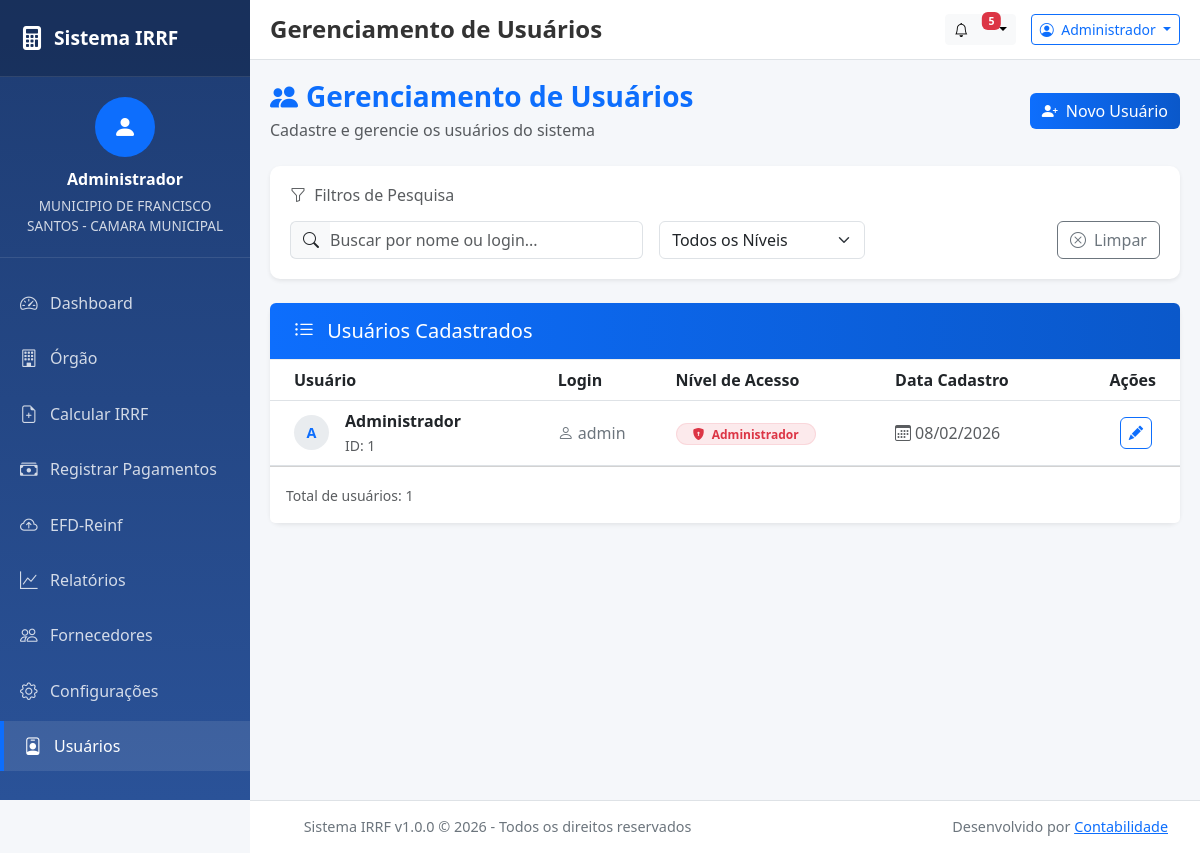
The app's page /public/usuarios.php (signed in) with its own data.
### tables this page shows
CREATE TABLE `usuarios` (
  `id` int(11) NOT NULL,
  `id_orgao` int(11) NOT NULL,
  `nome` varchar(100) NOT NULL,
  `login` varchar(50) NOT NULL,
  `senha_hash` varchar(255) NOT NULL,
  `nivel_acesso` enum('admin','operador') DEFAULT 'operador',
  `created_at` timestamp NOT NULL DEFAULT current_timestamp(),
  `updated_at` timestamp NULL DEFAULT current_timestamp() ON UPDATE current_timestamp()
);

### public/usuarios.php (called while the page is built)
<?php
require_once __DIR__ . '/../app/Views/usuarios.php';
?>

### app/Models/Usuario.php (called while the page is built, shortened)
<?php
require_once __DIR__ . '/../Core/Database.php';
class Usuario {
    private $db;
    private $table = 'usuarios';
    public function __construct() {
        $this->db = Database::getInstance()->getConnection();
    }
    public function listarPorOrgao($idOrgao) {
        $sql = "SELECT id, nome, login, nivel_acesso, created_at
                FROM {$this->table}
                WHERE id_orgao = :id_orgao
                ORDER BY nome";
        $stmt = $this->db->prepare($sql);
        $stmt->bindParam(':id_orgao', $idOrgao, PDO::PARAM_INT);
        $stmt->execute();
        return $stmt->fetchAll();
    }
}
?>

### app/Core/Database.php (called while the page is built, shortened)
<?php
class Database {
    private static $instance = null;
    private $conn;
    private function __construct() {
        try {
            $dsn = "mysql:host=" . DB_HOST . ";dbname=" . DB_NAME . ";charset=utf8mb4";
            $options = [
                PDO::ATTR_ERRMODE => PDO::ERRMODE_EXCEPTION,
                PDO::ATTR_DEFAULT_FETCH_MODE => PDO::FETCH_ASSOC,
                PDO::ATTR_EMULATE_PREPARES => false,
                PDO::ATTR_PERSISTENT => false,
                PDO::MYSQL_ATTR_INIT_COMMAND => "SET NAMES utf8mb4 COLLATE utf8mb4_unicode_ci"
            ];
            $this->conn = new PDO($dsn, DB_USER, DB_PASS, $options);
        } catch (PDOException $e) {
            if (DEBUG_MODE) {
                die("Erro na conexão com o banco de dados: " . $e->getMessage());
            } else {
                error_log("Erro de conexão: " . $e->getMessage());
                die("Erro interno do sistema. Contate o administrador.");
            }
        }
    }
    public static function getInstance() {
        if (self::$instance === null) {
            self::$instance = new Database();
        }
        return self::$instance;
    }
    public function getConnection() {
        return $this->conn;
    }
}

### app/Core/Session.php (called while the page is built, shortened)
<?php
class Session {
    public static function get($key, $default = null) {
        return $_SESSION[$key] ?? $default;
    }
    public static function getUser() {
        return self::get('usuario');
    }
    public static function getIdOrgao() {
        $usuario = self::getUser();
        return $usuario['id_orgao'] ?? null;
    }
}
?>

### app/Views/usuarios.php (the view, shortened to what this page needs)
<?php
require_once __DIR__ . '/../Core/Database.php';
require_once __DIR__ . '/../Models/Usuario.php';
require_once __DIR__ . '/../Core/Session.php';
$usuarioLogado = Session::getUser();
$titulo = "Gerenciamento de Usuários";
$pagina_atual = "usuarios";
$idOrgao = Session::getIdOrgao() ?? $usuarioLogado['id_orgao'] ?? null;
$usuarioModel = new Usuario();
$listaUsuarios = $usuarioModel->listarPorOrgao($idOrgao);
require_once __DIR__ . '/layout/header.php';
?>
<div class="main-container">
    <div class="d-flex justify-content-between align-items-center mb-4">
        <div>
            <h1 class="h3 mb-1" style="color: var(--primary-color); font-weight: 700;">
                <i class="bi bi-people-fill me-2"></i>Gerenciamento de Usuários
            </h1>
            <p class="text-muted mb-0">Cadastre e gerencie os usuários do sistema</p>
        </div>
        <button class="btn btn-custom-primary" onclick="abrirModalNovo()">
            <i class="bi bi-person-plus-fill me-2"></i>Novo Usuário
        </button>
    </div>
    <div class="card mb-4 border-0 shadow-sm">
        <div class="card-body">
            <h6 class="card-title text-muted mb-3"><i class="bi bi-funnel me-1"></i> Filtros de Pesquisa</h6>
            <div class="row g-3">
                <div class="col-md-5">
                    <div class="input-group">
                        <span class="input-group-text bg-light border-end-0"><i class="bi bi-search"></i></span>
                        <input type="text" class="form-control border-start-0 ps-0" id="buscaTexto" placeholder="Buscar por nome ou login...">
                    </div>
                </div>
                <div class="col-md-3">
                    <select class="form-select" id="filtroNivel">
                        <option value="">Todos os Níveis</option>
                    </select>
                </div>
                <div class="col-md-4 text-end">
                    <button class="btn btn-outline-secondary" onclick="limparFiltros()">
                        <i class="bi bi-x-circle me-1"></i> Limpar
                    </button>
                </div>
            </div>
        </div>
    </div>
    <div class="card border-0 shadow-sm">
        <div class="card-header card-header-custom rounded-top">
            <h5 class="mb-0"><i class="bi bi-list-ul me-2"></i> Usuários Cadastrados</h5>
        </div>
        <div class="card-body p-0">
            <div class="table-responsive">
                <table class="table table-hover align-middle mb-0" id="tabelaUsuarios">
                    <thead class="bg-light">
                        <tr>
                            <th class="ps-4">Usuário</th>
                            <th>Login</th>
                            <th>Nível de Acesso</th>
                            <th>Data Cadastro</th>
                            <th class="text-end pe-4">Ações</th>
                        </tr>
                    </thead>
                    <tbody>
                        <?php if (empty($listaUsuarios)): ?>
                            <tr>
                                <td colspan="5" class="text-center py-5 text-muted">
                                    <i class="bi bi-people display-4 d-block mb-3"></i>
                                    Nenhum usuário encontrado.
                                </td>
                            </tr>
                        <?php else: ?>
                            <?php foreach ($listaUsuarios as $user): ?>
                                <tr class="user-row" data-nome="<?php echo strtolower($user['nome']); ?>" data-login="<?php echo strtolower($user['login']); ?>" data-nivel="<?php echo $user['nivel_acesso']; ?>">
                                    <td class="ps-4">
                                        <div class="d-flex align-items-center">
                                            <div class="avatar-initials me-3">
                                                <?php echo strtoupper(substr($user['nome'], 0, 1)); ?>
                                            </div>
                                            <div>
                                                <div class="fw-bold text-dark"><?php echo htmlspecialchars($user['nome']); ?></div>
                                                <small class="text-muted">ID: <?php echo $user['id']; ?></small>
                                            </div>
                                        </div>
                                    </td>
                                    <td>
                                        <span class="text-secondary"><i class="bi bi-person me-1"></i><?php echo htmlspecialchars($user['login']); ?></span>
                                    </td>
                                    <td>
                                        <?php if ($user['nivel_acesso'] === 'admin'): ?>
                                            <span class="badge bg-danger bg-opacity-10 text-danger border border-danger border-opacity-10 rounded-pill px-3">
                                                <i class="bi bi-shield-lock-fill me-1"></i> Administrador
                                            </span>
                                        <?php else: ?>
                                            <span class="badge bg-info bg-opacity-10 text-info border border-info border-opacity-10 rounded-pill px-3">
                                                <i class="bi bi-person-badge me-1"></i> Operador
                                            </span>
                                        <?php endif; ?>
                                    </td>
                                    <td>
                                        <span class="text-muted"><i class="bi bi-calendar3 me-1"></i><?php echo date('d/m/Y', strtotime($user['created_at'])); ?></span>
                                    </td>
                                    <td class="text-end pe-4">
                                        <button class="btn btn-outline-primary action-btn me-1" onclick='editarUsuario(<?php echo json_encode($user); ?>)' title="Editar">
                                            <i class="bi bi-pencil-fill" style="font-size: 0.9rem;"></i>
                                        </button>
                                    </td>
                                </tr>
                            <?php endforeach; ?>
                        <?php endif; ?>
                    </tbody>
                </table>
            </div>
        </div>
        <div class="card-footer bg-white py-3">
            <small class="text-muted">Total de usuários: <span id="totalUsuarios"><?php echo count($listaUsuarios); ?></span></small>
        </div>
    </div>
</div>
<?php require_once __DIR__ . '/layout/footer.php'; ?>

### app/Views/layout/header.php (shortened to what this page needs)
<?php
$usuario = $_SESSION['usuario'] ?? null;
?>
<!DOCTYPE html>
<html lang="pt-br">
<head>
    <link href="https://cdn.jsdelivr.net/npm/bootstrap@5.3.0/dist/css/bootstrap.min.css" rel="stylesheet">
    <link rel="stylesheet" href="https://cdn.jsdelivr.net/npm/bootstrap-icons@1.10.0/font/bootstrap-icons.css">
</head>
<body>
    <div class="sidebar" id="sidebar">
        <div class="sidebar-header">
            <a href="/sistema_irrf/public/index.php" class="sidebar-logo">
                <i class="bi bi-calculator-fill"></i>
                <span>Sistema IRRF</span>
            </a>
        </div>
        <div class="sidebar-user">
            <div class="user-avatar">
                <i class="bi bi-person-fill"></i>
            </div>
            <div class="user-name"><?php echo htmlspecialchars($usuario['nome'] ?? 'Usuário'); ?></div>
            <div class="user-orgao"><?php echo htmlspecialchars($usuario['orgao_nome'] ?? 'Órgão'); ?></div>
        </div>
        <div class="sidebar-menu">
            <nav class="nav flex-column">
                <div class="nav-item">
                    <a class="nav-link <?php echo ($pagina_atual == 'dashboard') ? 'active' : ''; ?>"
                        href="/sistema_irrf/public/index.php">
                        <i class="bi bi-speedometer2"></i>
                        <span>Dashboard</span>
                    </a>
                </div>
                <div class="nav-item">
                    <a class="nav-link <?php echo ($pagina_atual == 'orgao') ? 'active' : ''; ?>"
                        href="/sistema_irrf/public/orgao.php">
                        <i class="bi bi-building"></i>
                        <span>Órgão</span>
                    </a>
                </div>
                <div class="nav-item">
                    <a class="nav-link <?php echo ($pagina_atual == 'gerar-nota') ? 'active' : ''; ?>"
                        href="/sistema_irrf/public/gerar-nota">
                        <i class="bi bi-file-earmark-plus"></i>
                        <span>Calcular IRRF</span>
                    </a>
                </div>
                <div class="nav-item">
                    <a class="nav-link <?php echo ($pagina_atual == 'pagar-nota') ? 'active' : ''; ?>"
                        href="/sistema_irrf/public/pagar-nota">
                        <i class="bi bi-cash-stack"></i>
                        <span>Registrar Pagamentos</span>
                    </a>
                </div>
                <div class="nav-item">
                    <a class="nav-link <?php echo ($pagina_atual == 'reinf') ? 'active' : ''; ?>"
                        href="/sistema_irrf/public/reinf">
                        <i class="bi bi-cloud-arrow-up"></i>
                        <span>EFD-Reinf</span>
                    </a>
                </div>
                <div class="nav-item">
                    <a class="nav-link <?php echo ($pagina_atual == 'relatorios') ? 'active' : ''; ?>"
                        href="/sistema_irrf/public/relatorios.php">
                        <i class="bi bi-graph-up"></i>
                        <span>Relatórios</span>
                    </a>
                </div>
                <div class="nav-item">
                    <a class="nav-link <?php echo ($pagina_atual == 'fornecedores') ? 'active' : ''; ?>"
                        href="/sistema_irrf/public/fornecedores.php">
                        <i class="bi bi-people"></i>
                        <span>Fornecedores</span>
                    </a>
                </div>
                <?php if (($usuario['nivel_acesso'] ?? '') === 'admin'): ?>
                    <div class="nav-item">
                        <a class="nav-link <?php echo ($pagina_atual == 'configuracoes') ? 'active' : ''; ?>"
                            href="/sistema_irrf/public/configuracoes.php">
                            <i class="bi bi-gear"></i>
                            <span>Configurações</span>
                        </a>
                    </div>
                    <div class="nav-item">
                        <a class="nav-link <?php echo ($pagina_atual == 'usuarios') ? 'active' : ''; ?>"
                            href="/sistema_irrf/public/usuarios.php">
                            <i class="bi bi-person-badge"></i>
                            <span>Usuários</span>
                        </a>
                    </div>
                <?php endif; ?>
            </nav>
        </div>
    </div>
    <div class="main-content" id="mainContent">
        <header class="top-header">
            <div class="page-title">
                <h1><?php echo $titulo ?? 'Dashboard'; ?></h1>
            </div>
            <div class="header-actions">
                <div class="dropdown">
                    <button class="btn btn-light btn-sm dropdown-toggle" type="button" data-bs-toggle="dropdown">
                        <i class="bi bi-bell"></i>
                        <span class="badge bg-danger notification-badge">5</span>
                    </button>
                </div>
                <div class="dropdown">
                    <button class="btn btn-outline-primary btn-sm dropdown-toggle" type="button"
                        data-bs-toggle="dropdown">
                        <i class="bi bi-person-circle me-1"></i>
                        <?php echo htmlspecialchars(explode(' ', $usuario['nome'] ?? 'Usuário')[0]); ?>
                    </button>
                </div>
            </div>
        </header>
        <div class="content-wrapper">

### records on screen
usuarios: nome "Administrador", nome "A", id "1", login "admin", nivel_acesso "admin" (drawn), created_at "08/02/2026"

### other values on screen
$usuario['orgao_nome'] "MUNICIPIO DE FRANCISCO SANTOS - CAMARA MUNICIPAL"
$titulo "Gerenciamento de Usuários"
count($listaUsuarios) "1"
